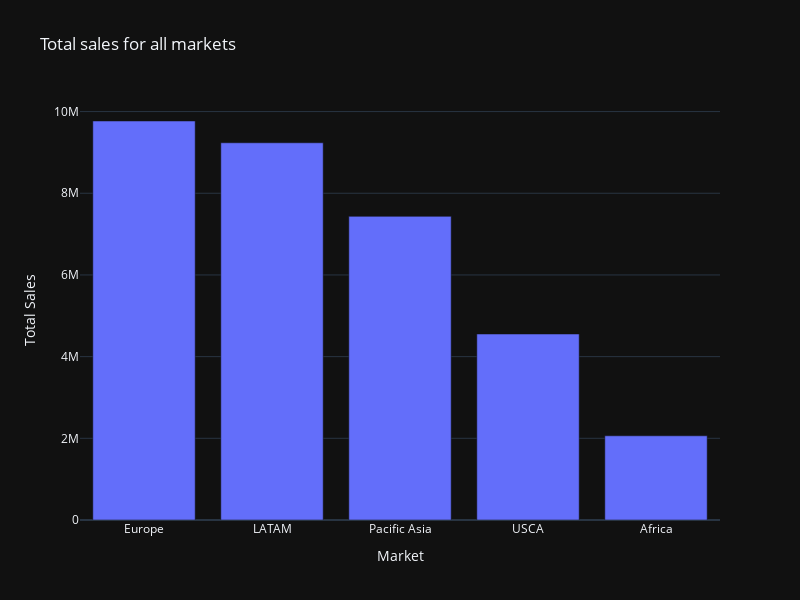

The code cell stored with this chart in its notebook:
### Markdown cell above
### 4. Sales by Market

### Code cell
market = df.groupby('Market')

fig = px.bar(
    market['Sales per customer'].sum().sort_values(ascending=False).reset_index(),
    x='Market',
    y='Sales per customer',
    title="Total sales for all markets",
    labels={'Sales per customer': 'Total Sales'},
    template='plotly_dark',
    width=800,
    height=600
)
fig.show()

### Figure 1 — Plotly figure (JSON) as saved in the notebook; plotly's stock layout.template omitted (floating-point values rounded to 4 significant figures)
{"data": [{"hovertemplate": "Market=%{x}<br>Total Sales=%{y}<extra></extra>", "legendgroup": "", "marker": {"color": "#636efa", "pattern": {"shape": ""}}, "name": "", "orientation": "v", "showlegend": false, "textposition": "auto", "type": "bar", "x": ["Europe", "LATAM", "Pacific Asia", "USCA", "Africa"], "xaxis": "x", "y": [9769000.0, 9236000.0, 7434000.0, 4553000.0, 2062000.0], "yaxis": "y"}], "layout": {"barmode": "relative", "height": 600, "legend": {"tracegroupgap": 0}, "title": {"text": "Total sales for all markets"}, "width": 800, "xaxis": {"anchor": "y", "domain": [0, 1], "title": {"text": "Market"}}, "yaxis": {"anchor": "x", "domain": [0, 1], "title": {"text": "Total Sales"}}}}
